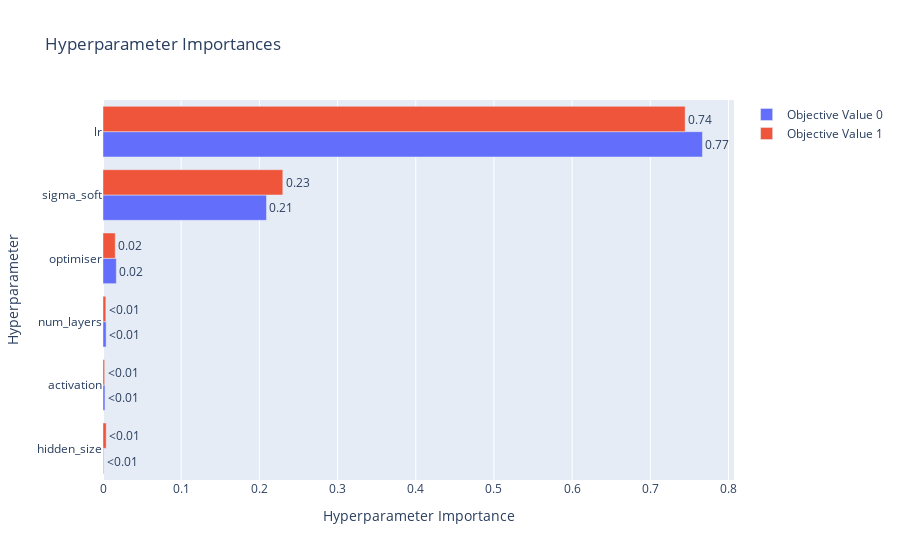

The code cell stored with this chart in its notebook:
### Code cell
from optuna.visualization import (
    plot_optimization_history,
    plot_intermediate_values,
    plot_param_importances,
    plot_parallel_coordinate,
    plot_contour,
    plot_slice,
    plot_edf,            
    plot_pareto_front,  
)

fig = plot_param_importances(study)
fig.show()

### Figure 1 — Plotly figure (JSON) as saved in the notebook; plotly's stock layout.template omitted (floating-point values rounded to 4 significant figures)
{"data": [{"cliponaxis": false, "hovertemplate": ["hidden_size (CategoricalDistribution): 0.0007603339406879386<extra></extra>", "activation (CategoricalDistribution): 0.0024936953351852404<extra></extra>", "num_layers (IntDistribution): 0.003995240172591812<extra></extra>", "optimiser (CategoricalDistribution): 0.017011047963242577<extra></extra>", "sigma_soft (FloatDistribution): 0.20908836357298521<extra></extra>", "lr (FloatDistribution): 0.7666513190153071<extra></extra>"], "name": "Objective Value 0", "orientation": "h", "text": ["<0.01", "<0.01", "<0.01", "0.02", "0.21", "0.77"], "textposition": "outside", "type": "bar", "x": [0.0007603, 0.002494, 0.003995, 0.01701, 0.2091, 0.7667], "y": ["hidden_size", "activation", "num_layers", "optimiser", "sigma_soft", "lr"]}, {"cliponaxis": false, "hovertemplate": ["activation (CategoricalDistribution): 0.0020940660826078163<extra></extra>", "num_layers (IntDistribution): 0.003632091282821551<extra></extra>", "hidden_size (CategoricalDistribution): 0.004111796932960432<extra></extra>", "optimiser (CategoricalDistribution): 0.015657079500176734<extra></extra>", "sigma_soft (FloatDistribution): 0.2299624686278622<extra></extra>", "lr (FloatDistribution): 0.7445424975735713<extra></extra>"], "name": "Objective Value 1", "orientation": "h", "text": ["<0.01", "<0.01", "<0.01", "0.02", "0.23", "0.74"], "textposition": "outside", "type": "bar", "x": [0.002094, 0.003632, 0.004112, 0.01566, 0.23, 0.7445], "y": ["activation", "num_layers", "hidden_size", "optimiser", "sigma_soft", "lr"]}], "layout": {"title": {"text": "Hyperparameter Importances"}, "xaxis": {"title": {"text": "Hyperparameter Importance"}}, "yaxis": {"title": {"text": "Hyperparameter"}}}}
